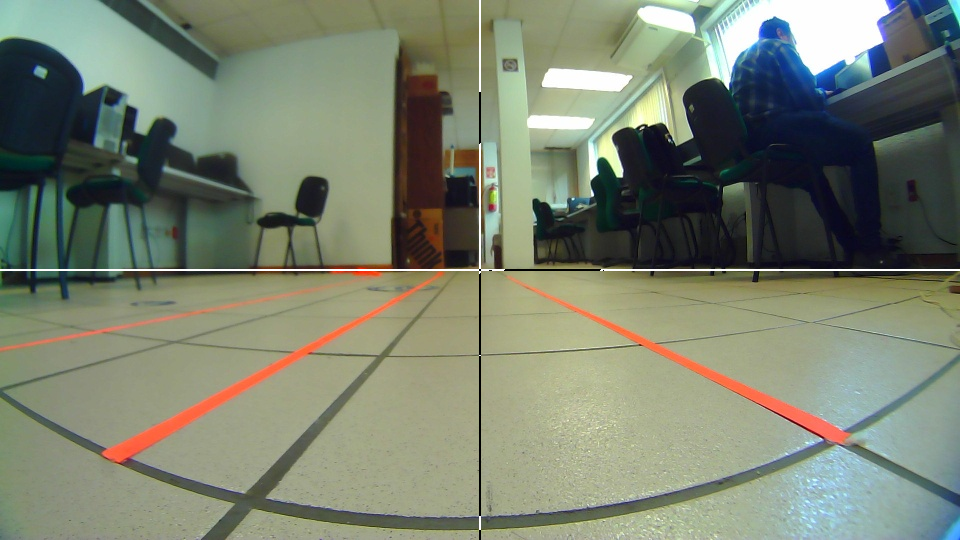
#> input picture autominy_ws/src/dotmex_final/calibration/homography/image_960_540_wl.png, 960 x 540 px
$ python undist_960_540.py
#> lines starting #> are read from the running program, lines starting #| are printed output that depends on the picture
import cv2
import numpy as np

img = cv2.imread('image_960_540_wl.png')
#> img is the input picture: shape (540, 960, 3); mean B, G, R 111.4, 129.6, 122.2
K = np.array([[410.80239519,0.0,469.13953267],[0.0,412.74534584,258.91870387],[0.0,0.0,1.0]])
dist = np.array([[-2.80892642e-01,7.20543846e-02,-1.77783135e-04,-9.27152558e-04,-7.49371778e-03]])
u,v,_ = img.shape #[960,540]
#> u = 540; v = 960
nK,_ = cv2.getOptimalNewCameraMatrix(K, dist, (u,v), 1, (u,v))

undistorted_image = cv2.undistort(img, K, dist, None, nK)
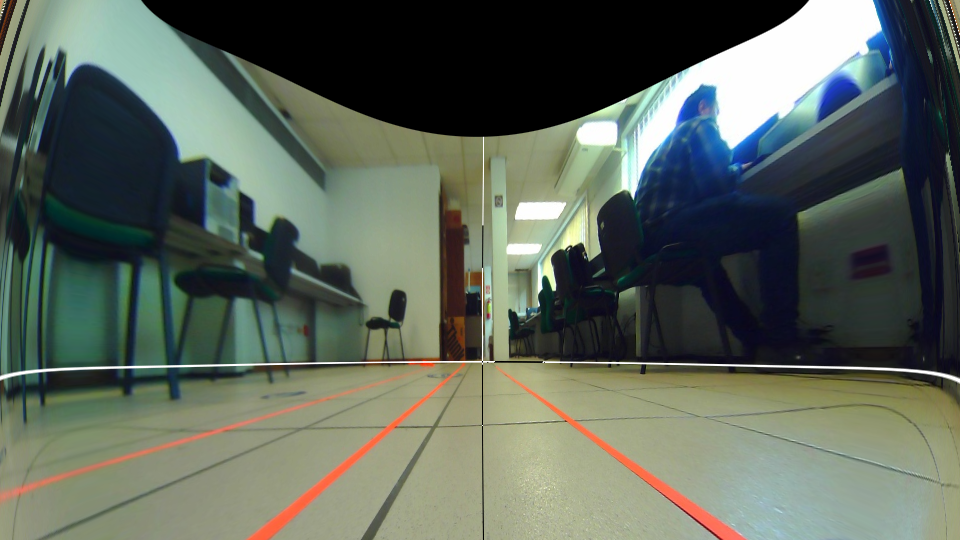
#> undistorted_image: shape (540, 960, 3); mean B, G, R 91, 101.9, 92.7
cv2.imwrite('undist_960_540_uncut.png', undistorted_image)

undistorted_image = undistorted_image[172:422, 198:714] # Se guardan los parametros x_tras=198, y_tras=172
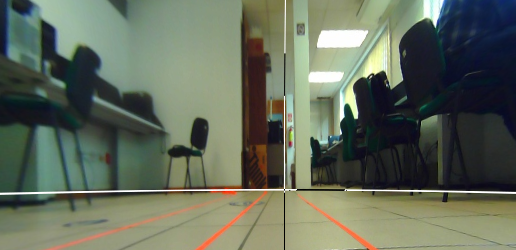
#> undistorted_image: shape (250, 516, 3); mean B, G, R 91.8, 108, 99.7
cv2.imwrite('undist_960_540_cut.png', undistorted_image)
